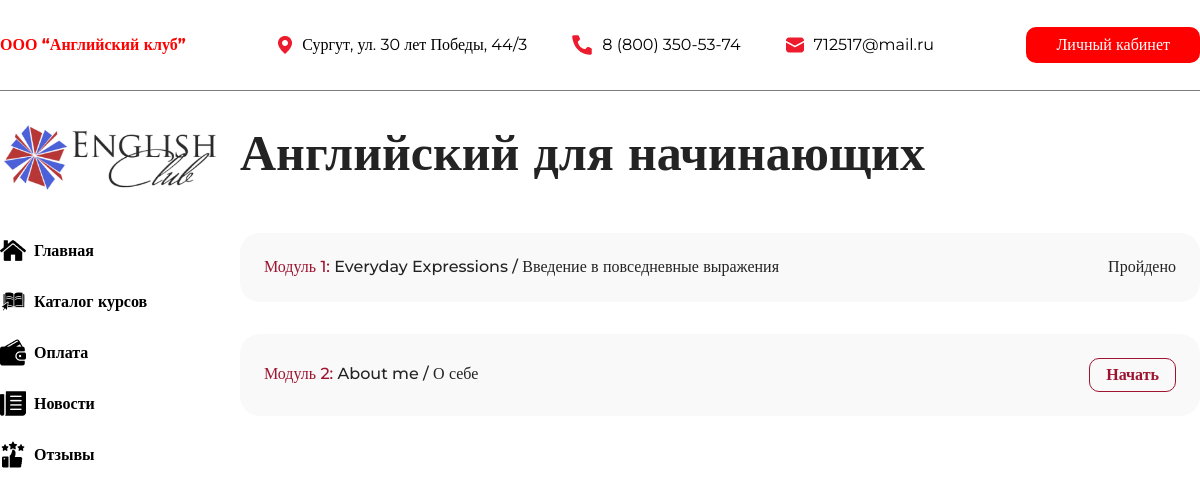
The app's page /learn/1 (signed in) with its own data.
### tables this page shows
CREATE TABLE `course` (
  `id` int(11) NOT NULL,
  `name` varchar(64) NOT NULL,
  `modules` int(11) NOT NULL,
  `duration` int(11) NOT NULL,
  `price` int(11) NOT NULL,
  `type` varchar(32) NOT NULL,
  `about` text NOT NULL,
  `tests` int(11) NOT NULL,
  `lesson` int(11) NOT NULL
);

CREATE TABLE `module` (
  `id` int(11) NOT NULL,
  `course_id` int(11) NOT NULL,
  `name` varchar(64) NOT NULL,
  `question` int(11) NOT NULL,
  `points` int(11) NOT NULL
);

### pages/learn.php (the view, shortened to what this page needs)
<?php
    include 'scripts/php/connect.php';
    $id = $matches[1];
?>
<!DOCTYPE html>
<html lang="en">
<head>
    <link rel="stylesheet" href="../assets/css/reset.css">
    <link rel="stylesheet" href="../assets/css/style.css">
    <link rel="stylesheet" href="../assets/css/learn.css">
</head>
<body>
    <?php include 'components/header.php';?>
    <main class="_container">
        <?php include 'components/navigation.php';?>
        <div class="main">
        <?php
            $course = $conn -> query('SELECT * from course where id = '.$id) -> fetch_assoc();
            echo '<h2>' . $course['name'] . '</h2>';
            $modules = $conn -> query('SELECT * from module where course_id = '.$id);
            $moduleId = 1;
                while($row = $modules -> fetch_assoc()) {
                    $usermodule = $conn -> query('SELECT * from usermodule where module_id = '.$row['id'].' AND user_id = '.$_SESSION['user_id']) -> fetch_assoc();
        ?>
        <div class="module">
            <h4><span>Модуль <?= $moduleId?>:</span> <?= $row['name']?></h4>
            <?php
                if($usermodule['isCompleted']) {
            ?>
                <h4>Пройдено</h4>
            <?php
                } else {
            ?>
                <a href="/module/<?= $row['id']?>">Начать</a>
            <?php
                }
            ?>
        </div>
        <?php
            $moduleId = $moduleId + 1;
        }
        ?>
        </div>
    </main>
</body>
</html>

### assets/css/style.css (style rules this page uses)
:root { --h2-color: #232323; --h2-size: 3.125rem; --h2-weight: bold; --h2-family: Montserrat; --button-on-page: #9E1430; }
a { text-decoration: none; }
._container { margin: 0 auto; max-width: 90rem; }
main { display: grid; grid-template-columns: 20% 80%; }
h2 { font-size: var(--h2-size); color: var(--h2-color); font-weight: var(--h2-weight); font-family: var(--h2-family); line-height: 1.2; }

### assets/css/learn.css (style rules this page uses)
h2 { margin-bottom: 50px; }
.module { background: #F9F9F9; padding: 1.5rem; border-radius: 1.25rem; display: flex; justify-content: space-between; align-items: center; margin-bottom: 2rem; }
.module h4 { color: #232323; font-family: Montserrat; font-size: 1rem; font-weight: 500; line-height: 1.3; }
.module h4 span { color: #9E1430; font-family: Montserrat; }
.module a { font-size: 1rem; color: #9E1430; padding: .5rem 1rem; border: 1px solid #9E1430; border-radius: 10px; font-weight: bold; font-family: Montserrat; }

### records on screen
course: name "Английский для начинающих"
module: name "Everyday Expressions / Введение в повседневные выражения", shows "Пройдено"
module: name "About me / О себе"
